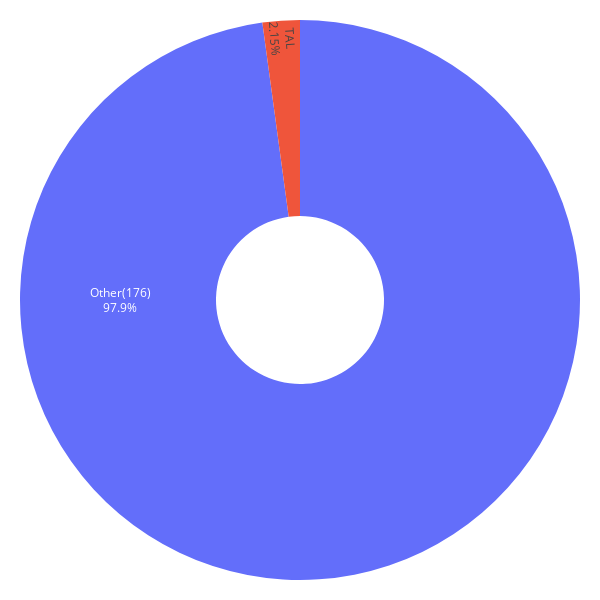

The cell this chart's notebook holds for it:
### Code cell
importlib.reload(lstm_utils)
importlib.reload(mpt_utils)

weights_6m, mu_6m, S_6m, allocations_6m, weights_all_6m = mpt_utils.portfolio_and_plot(df_forecast_6m, df)

### Figure 1 — Plotly figure (JSON) as saved in the notebook; plotly's stock layout.template omitted (floating-point values rounded to 4 significant figures)
{"data": [{"hole": 0.3, "insidetextorientation": "radial", "labels": ["TAL", "Other(176)"], "textinfo": "label+percent", "textposition": "inside", "values": [0.0131, 0.5969], "type": "pie"}], "layout": {"margin": {"l": 20, "r": 20, "t": 20, "b": 20}, "font": {"color": "black"}, "height": 600, "width": 600, "paper_bgcolor": "white", "plot_bgcolor": "white", "showlegend": false}}
